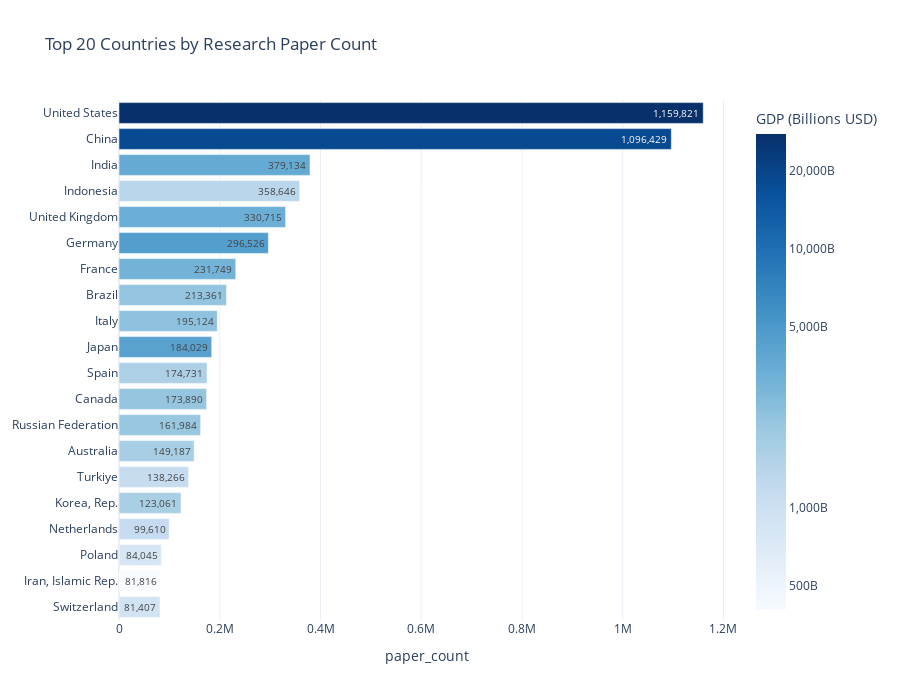

Notebook code cell kept with this figure:
### Markdown cell above
Interactive graph (top 20 countries)

### Code cell
# Sort data so the plot is ordered
top_20_data = data_api_papers_sorted[:20].sort_values("paper_count", ascending=True)

# Create a log-transformed column for GDP
top_20_data['GDP_log'] = np.log10(top_20_data['GDP (Billions USD)'])

fig = px.bar(
    top_20_data,
    x="paper_count",
    y="Country",
    color="GDP_log",
    color_continuous_scale="Blues",
    text="paper_count",
    title="Top 20 Countries by Research Paper Count",
    template="plotly_white",
    hover_data={
        "GDP (Billions USD)": ":,.2f", 
        "GDP_log": False,
        "paper_count": False
    },
    height=700 
)

# Define the labels we want to see (real GDP values)
tick_labels = ["100B", "500B", "1,000B", "5,000B", "10,000B", "20,000B"]
# Corresponding log10 values for the ticks
tick_values = [
    np.log10(100),    
    np.log10(500),    
    np.log10(1000),   
    np.log10(5000),   
    np.log10(10000),  
    np.log10(20000)   
]

fig.update_layout(
    yaxis_title=None, 
    coloraxis_colorbar=dict(
        title="GDP (Billions USD)",
        tickvals=tick_values,
        ticktext=tick_labels
    )
)

fig.update_traces(
    texttemplate='%{x:,.0f}', 
    textposition='auto'       
)

fig.show()

### Figure 1 — Plotly figure (JSON) as saved in the notebook; plotly's stock layout.template omitted (floating-point values rounded to 4 significant figures)
{"data": [{"customdata": [[894.4, 2.952], [404.6, 2.607], [812.5, 2.91], [1154.0, 3.062], [1713.0, 3.234], [1118.0, 3.049], [1728.0, 3.238], [2072.0, 3.316], [2173.0, 3.337], [1620.0, 3.21], [4213.0, 3.625], [2305.0, 3.363], [2191.0, 3.341], [3052.0, 3.485], [4526.0, 3.656], [3370.0, 3.528], [1371.0, 3.137], [3638.0, 3.561], [18270.0, 4.262], [27720.0, 4.443]], "hovertemplate": "Country=%{y}<br>GDP (Billions USD)=%{customdata[0]:,.2f}<extra></extra>", "legendgroup": "", "marker": {"color": [2.952, 2.607, 2.91, 3.062, 3.234, 3.049, 3.238, 3.316, 3.337, 3.21, 3.625, 3.363, 3.341, 3.485, 3.656, 3.528, 3.137, 3.561, 4.262, 4.443], "coloraxis": "coloraxis", "pattern": {"shape": ""}}, "name": "", "orientation": "h", "showlegend": false, "text": [81410.0, 81820.0, 84040.0, 99610.0, 123100.0, 138300.0, 149200.0, 162000.0, 173900.0, 174700.0, 184000.0, 195100.0, 213400.0, 231700.0, 296500.0, 330700.0, 358600.0, 379100.0, 1096000.0, 1160000.0], "textposition": "auto", "texttemplate": "%{x:,.0f}", "type": "bar", "x": [81407, 81816, 84045, 99610, 123061, 138266, 149187, 161984, 173890, 174731, 184029, 195124, 213361, 231749, 296526, 330715, 358646, 379134, 1096429, 1159821], "xaxis": "x", "y": ["Switzerland", "Iran, Islamic Rep.", "Poland", "Netherlands", "Korea, Rep.", "Turkiye", "Australia", "Russian Federation", "Canada", "Spain", "Japan", "Italy", "Brazil", "France", "Germany", "United Kingdom", "Indonesia", "India", "China", "United States"], "yaxis": "y"}], "layout": {"barmode": "relative", "coloraxis": {"colorbar": {"ticktext": ["100B", "500B", "1,000B", "5,000B", "10,000B", "20,000B"], "tickvals": [2, 2.699, 3, 3.699, 4, 4.301], "title": {"text": "GDP (Billions USD)"}}, "colorscale": [[0, "rgb(247,251,255)"], [0.125, "rgb(222,235,247)"], [0.25, "rgb(198,219,239)"], [0.375, "rgb(158,202,225)"], [0.5, "rgb(107,174,214)"], [0.625, "rgb(66,146,198)"], [0.75, "rgb(33,113,181)"], [0.875, "rgb(8,81,156)"], [1, "rgb(8,48,107)"]]}, "height": 700, "legend": {"tracegroupgap": 0}, "title": {"text": "Top 20 Countries by Research Paper Count"}, "xaxis": {"anchor": "y", "domain": [0, 1], "title": {"text": "paper_count"}}, "yaxis": {"anchor": "x", "domain": [0, 1], "title": {}}}}
